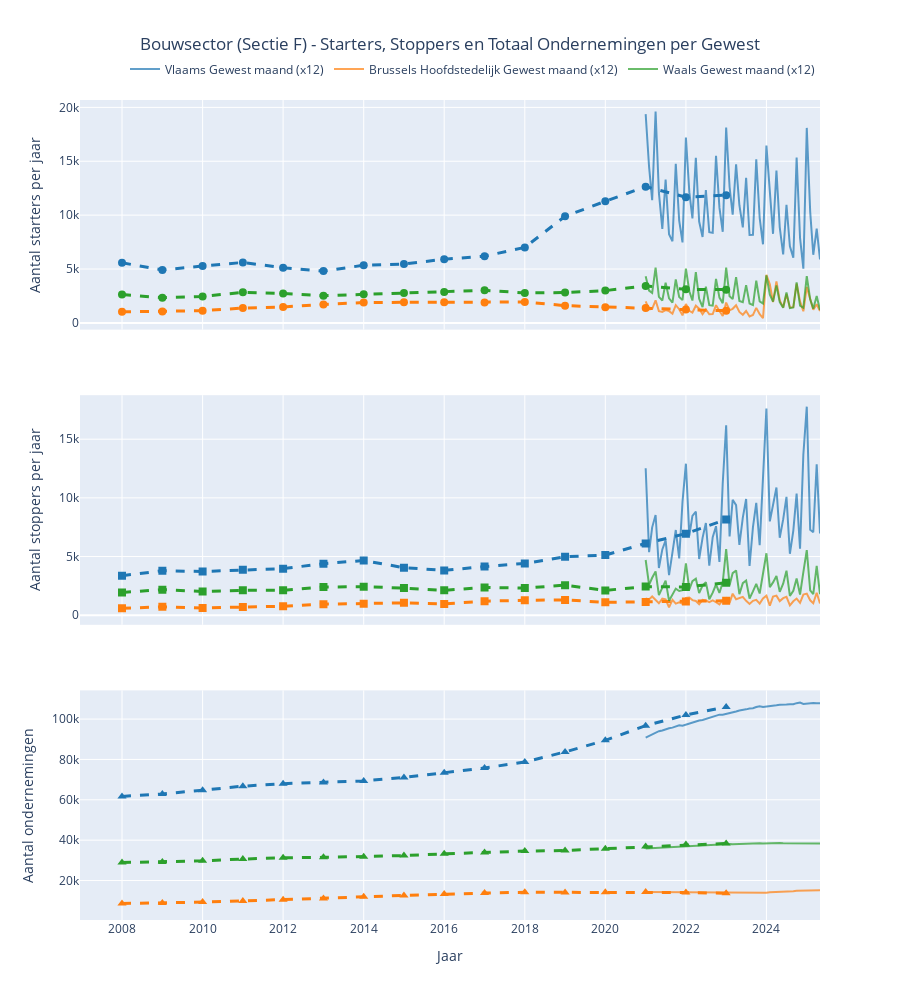

Notebook cell for this chart:
### Code cell
import plotly.graph_objects as go
from plotly.subplots import make_subplots
import plotly.express as px

# Kleurenpalette voor consistente kleuren per gewest (Plotly kleuren)
color_map_plotly = {
    'Vlaams Gewest': '#1f77b4',      # blauw
    'Brussels Hoofdstedelijk Gewest': '#ff7f0e',  # oranje
    'Waals Gewest': '#2ca02c'        # groen
}

# Maak subplots
fig_plotly = make_subplots(
    rows=3, cols=1,
    subplot_titles=(
        'Aantal starters bouwsector per gewest (maandcijfers geschaald naar jaarniveau)',
        'Aantal stoppers bouwsector per gewest (maandcijfers geschaald naar jaarniveau)', 
        'Totaal aantal ondernemingen bouwsector per gewest'
    ),
    vertical_spacing=0.08,
    shared_xaxes=True
)

# Starters - schaal maandcijfers naar jaarniveau (*12)
for gewest in gewesten_filtered:
    m = sectie_f_maand[sectie_f_maand['Gewest'] == gewest]
    y = sectie_f_jaar[sectie_f_jaar['Gewest'] == gewest]
    color = color_map_plotly[gewest]
    
    # Maandcijfers
    fig_plotly.add_trace(
        go.Scatter(
            x=m['Maand_dt'], 
            y=m['Primo-registraties'] * 12,
            mode='lines',
            name=f'{gewest} maand (x12)',
            line=dict(color=color, width=2),
            opacity=0.7,
            legendgroup=gewest,
            showlegend=True
        ),
        row=1, col=1
    )
    
    # Jaarcijfers
    fig_plotly.add_trace(
        go.Scatter(
            x=y['Jaar_dt'], 
            y=y['Aantal oprichtingen'],
            mode='lines+markers',
            name=f'{gewest} jaar',
            line=dict(color=color, width=3, dash='dash'),
            marker=dict(size=8, symbol='circle'),
            legendgroup=gewest,
            showlegend=False
        ),
        row=1, col=1
    )

# Stoppers - schaal maandcijfers naar jaarniveau (*12)
for gewest in gewesten_filtered:
    m = sectie_f_maand[sectie_f_maand['Gewest'] == gewest]
    y = sectie_f_jaar[sectie_f_jaar['Gewest'] == gewest]
    color = color_map_plotly[gewest]
    
    # Maandcijfers
    fig_plotly.add_trace(
        go.Scatter(
            x=m['Maand_dt'], 
            y=-m['Schrappingen'] * 12,
            mode='lines',
            name=f'{gewest} maand (x12)',
            line=dict(color=color, width=2),
            opacity=0.7,
            legendgroup=gewest,
            showlegend=False
        ),
        row=2, col=1
    )
    
    # Jaarcijfers
    fig_plotly.add_trace(
        go.Scatter(
            x=y['Jaar_dt'], 
            y=y['Aantal schrappingen'],
            mode='lines+markers',
            name=f'{gewest} jaar',
            line=dict(color=color, width=3, dash='dash'),
            marker=dict(size=8, symbol='square'),
            legendgroup=gewest,
            showlegend=False
        ),
        row=2, col=1
    )

# Totaal ondernemingen - geen schaling nodig
for gewest in gewesten_filtered:
    m = sectie_f_maand[sectie_f_maand['Gewest'] == gewest]
    y = sectie_f_jaar[sectie_f_jaar['Gewest'] == gewest]
    color = color_map_plotly[gewest]
    
    # Maandcijfers
    fig_plotly.add_trace(
        go.Scatter(
            x=m['Maand_dt'], 
            y=m['Btw-plichtig ond. aan het einde van de maand'],
            mode='lines',
            name=f'{gewest} maand',
            line=dict(color=color, width=2),
            opacity=0.7,
            legendgroup=gewest,
            showlegend=False
        ),
        row=3, col=1
    )
    
    # Jaarcijfers
    fig_plotly.add_trace(
        go.Scatter(
            x=y['Jaar_dt'], 
            y=y['Aantal btw-plichtige'],
            mode='lines+markers',
            name=f'{gewest} jaar',
            line=dict(color=color, width=3, dash='dash'),
            marker=dict(size=8, symbol='triangle-up'),
            legendgroup=gewest,
            showlegend=False
        ),
        row=3, col=1
    )

# Layout aanpassingen
fig_plotly.update_layout(
    height=1000,
    title_text="Bouwsector (Sectie F) - Starters, Stoppers en Totaal Ondernemingen per Gewest",
    title_x=0.5,
    showlegend=True,
    legend=dict(
        orientation="h",
        yanchor="bottom",
        y=1.02,
        xanchor="right",
        x=1
    ),
    annotations=[
        dict(
            x=0.5,
            y=-20,
            xref='paper',
            yref='paper',
            text='Bron: Statbel, verwerking Embuild Vlaanderen | <a href="https://statbel.fgov.be/nl/themas/ondernemingen/btw-plichtige-ondernemingen">https://statbel.fgov.be/nl/themas/ondernemingen/btw-plichtige-ondernemingen</a>',
            showarrow=False,
            font=dict(size=10, color="gray"),
            xanchor='center'
        )
    ]
)

# Y-as labels
fig_plotly.update_yaxes(title_text="Aantal starters per jaar", row=1, col=1)
fig_plotly.update_yaxes(title_text="Aantal stoppers per jaar", row=2, col=1)
fig_plotly.update_yaxes(title_text="Aantal ondernemingen", row=3, col=1)

# X-as label alleen voor de onderste grafiek
fig_plotly.update_xaxes(title_text="Jaar", row=3, col=1)

fig_plotly.show()
